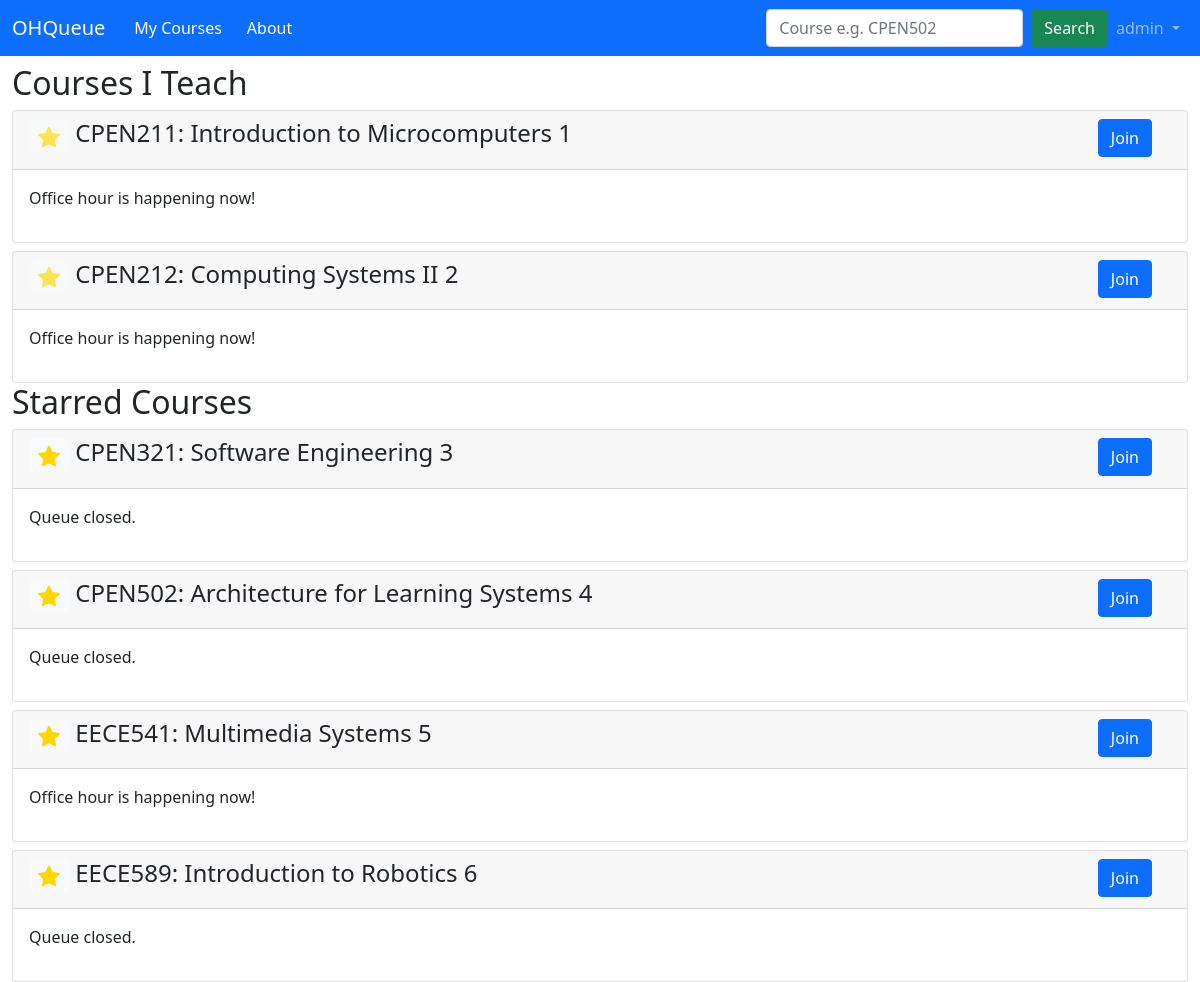
/my_courses (signed in), run on the app's committed database.
### ohq/models.py (models this page shows, shortened)
class Course(models.Model):
    code = models.CharField(max_length=10)
    subject = models.CharField(null=False,
        max_length=5,
        choices=SUBJECT_CODE,
        default=CPEN)
    number = models.IntegerField(default=0)
    session = models.CharField(max_length=5, default="")
    semester = models.CharField(null=False,
        max_length=2,
        choices=SEMESTER,
        default=W1)
    course_name = models.CharField(max_length=100, default="")
    status = models.BooleanField(default=False)
    meeting_link = models.URLField(default="")
    teaching_instructor = models.ManyToManyField("Instructor")

### ohq/views.py (the view)
# urls.py: path("my_courses", views.MyCourseListView.as_view(), name="my_courses"),
class MyCourseListView(generic.ListView):
    model = Course
    template_name = "ohq/my_courses.html"
    context_object_name = "course_list"
    def get_teaching_courses(self):
        is_instructor = Instructor.objects.filter(user=self.request.user).count()
        if is_instructor:
            query = Instructor.objects.filter(user=self.request.user)\
                .all()[0].teaching_course.all()
            return query
        return []
    def get_starred_courses(self):
        return Student.objects.filter(user=self.request.user).all()[0]\
            .starred_course.all()
    def get_context_data(self, **kwargs):
        context = super().get_context_data(**kwargs)
        teaching_courses = self.get_teaching_courses()
        starred_courses = self.get_starred_courses()
        context["teaching_courses"] = teaching_courses
        context["starred_courses"] = starred_courses
        return context

### ohq/templates/ohq/my_courses.html (shortened to what this page needs)
<!DOCTYPE html>
<html lang="en">
  <head>
    {% load static %}
    <link
      href="https://cdn.jsdelivr.net/npm/bootstrap@5.1.3/dist/css/bootstrap.min.css"
      rel="stylesheet"
>
  </head>
  <body>
    <nav class="navbar navbar-expand-lg navbar-dark bg-primary">
      <div class="container-fluid">
        <a class="navbar-brand" href="/">OHQueue</a>
        <form action="{% url 'ohq:my_courses' %}">
          <div class="btn-group" role="group">
            <button type="submit" class="btn btn-primary">My Courses</button>
            <button type="button" class="btn btn-primary">About</button>
          </div>
        </form>
        <div class="collapse navbar-collapse justify-content-end"
          id="navbarSupportedContent">
          <form class="d-flex" action="{% url 'ohq:prepare_search' %}" method="post">
            <input class="form-control me-2" type="search"
            placeholder="Course e.g. CPEN502" aria-label="Search"
            name="search_query">
            <button class="btn btn-success" type="submit">Search</button>
          </form>
          {% if user.is_authenticated %}
          <ul class="navbar-nav mb-2 mb-lg-0">
            <li class="nav-item dropdown">
              <a class="nav-link dropdown-toggle" href="#" id="navbarDropdown"
                role="button" data-bs-toggle="dropdown" aria-expanded="false">
                {{ user.username }}
              </a>
            </li>
          </ul>
          {% endif %}
        </div>
      </div>
    </nav>
      <div class="container-fluid mt-2">
        <h2>Courses I Teach</h2>
        <div class="card-columns-vertical">
          {% for course in teaching_courses %}
          <div class="card mt-2">
            <div class="card-header">
              <div class="row justify-content-between">
                <div class="col-11">
                  <form action="/course/{{course.pk}}/star_course" method="post">
                    <h4>
                      <button type="submit" class="btn btn-sm btn-light" disabled>
                      </button>
                    {{ course.code }}: {{ course.course_name }} {{ course.pk }}
                    </h4>
                  </form>
                </div>
                <div class="col-1">
                  <input type=button class="btn btn-primary"
                    onClick="location.href='/course/{{ course.pk }}'"
                    value='Join'>
                </div>
              </div>
            </div>
            <div class="card-body">
              <p>
                {% if course.status %}
                Office hour is happening now!
                {% else %}
                Queue closed.
                {% endif %}
              </p>
            </div>
          </div>
          {% endfor %}
          <h2>Starred Courses</h2>
          {% for course in starred_courses %}
          <div class="card mt-2">
            <div class="card-header">
              <div class="row justify-content-between">
                <div class="col-11">
                  <form action="/course/{{course.pk}}/star_course" method="post">
                    <h4>
                      <button type="submit" class="btn btn-sm btn-light">
                      </button>
                    {{ course.code }}: {{ course.course_name }} {{ course.pk }}
                    </h4>
                  </form>
                </div>
                <div class="col-1">
                  <input type=button class="btn btn-primary"
                    onClick="location.href='/course/{{ course.pk }}'"
                    value='Join'>
                </div>
              </div>
            </div>
            <div class="card-body">
              <p>
                {% if course.status %}
                Office hour is happening now!
                {% else %}
                Queue closed.
                {% endif %}
              </p>
            </div>
          </div>
          {% endfor %}
        </div>
      </div>
    </body>
  </html>

### data on the page
Course: code "CPEN211", course_name "Introduction to Microcomputers", pk "1", status "Office hour is happening now!"
Course: code "CPEN212", course_name "Computing Systems II", pk "2", status "Office hour is happening now!"
Course: code "CPEN321", course_name "Software Engineering", pk "3", status "Queue closed."
Course: code "CPEN502", course_name "Architecture for Learning Systems", pk "4", status "Queue closed."
Course: code "EECE541", course_name "Multimedia Systems", pk "5", status "Office hour is happening now!"
Course: code "EECE589", course_name "Introduction to Robotics", pk "6", status "Queue closed."

### other printed values
{{ user.username }} "admin"
